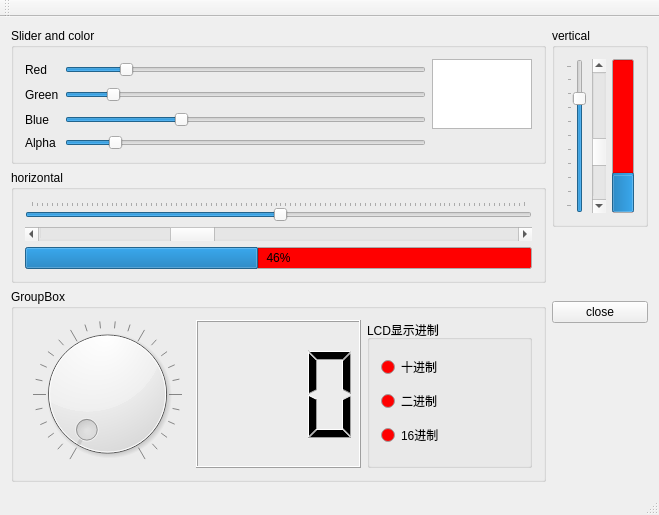
<?xml version="1.0" encoding="UTF-8"?>
<ui version="4.0">
 <class>MainWindow</class>
 <widget class="QMainWindow" name="MainWindow">
  <property name="geometry">
   <rect>
    <x>0</x>
    <y>0</y>
    <width>659</width>
    <height>515</height>
   </rect>
  </property>
  <property name="palette">
   <palette>
    <active>
     <colorrole role="Base">
      <brush brushstyle="SolidPattern">
       <color alpha="255">
        <red>255</red>
        <green>0</green>
        <blue>0</blue>
       </color>
      </brush>
     </colorrole>
    </active>
    <inactive>
     <colorrole role="Base">
      <brush brushstyle="SolidPattern">
       <color alpha="255">
        <red>255</red>
        <green>0</green>
        <blue>0</blue>
       </color>
      </brush>
     </colorrole>
    </inactive>
    <disabled>
     <colorrole role="Base">
      <brush brushstyle="SolidPattern">
       <color alpha="255">
        <red>240</red>
        <green>240</green>
        <blue>240</blue>
       </color>
      </brush>
     </colorrole>
    </disabled>
   </palette>
  </property>
  <property name="windowTitle">
   <string>MainWindow</string>
  </property>
  <property name="toolButtonStyle">
   <enum>Qt::ToolButtonIconOnly</enum>
  </property>
  <widget class="QWidget" name="centralWidget">
   <layout class="QGridLayout" name="gridLayout_6">
    <item row="3" column="0" rowspan="3">
     <widget class="QGroupBox" name="groupBox_3">
      <property name="title">
       <string>GroupBox</string>
      </property>
      <layout class="QGridLayout" name="gridLayout_4">
       <item row="0" column="2">
        <widget class="QGroupBox" name="groupBox_4">
         <property name="title">
          <string>LCD显示进制</string>
         </property>
         <layout class="QGridLayout" name="gridLayout_3">
          <item row="0" column="0">
           <widget class="QRadioButton" name="btnten">
            <property name="text">
             <string>十进制</string>
            </property>
           </widget>
          </item>
          <item row="1" column="0">
           <widget class="QRadioButton" name="btntwo">
            <property name="text">
             <string>二进制</string>
            </property>
           </widget>
          </item>
          <item row="2" column="0">
           <widget class="QRadioButton" name="bensix">
            <property name="text">
             <string>16进制</string>
            </property>
           </widget>
          </item>
         </layout>
        </widget>
       </item>
       <item row="0" column="1">
        <widget class="QLCDNumber" name="LCD">
         <property name="digitCount">
          <number>3</number>
         </property>
         <property name="value" stdset="0">
          <double>0.000000000000000</double>
         </property>
        </widget>
       </item>
       <item row="0" column="0">
        <widget class="QDial" name="dial">
         <property name="notchesVisible">
          <bool>true</bool>
         </property>
        </widget>
       </item>
      </layout>
     </widget>
    </item>
    <item row="1" column="0" rowspan="2">
     <widget class="QGroupBox" name="groupBox_2">
      <property name="title">
       <string>horizontal</string>
      </property>
      <layout class="QGridLayout" name="gridLayout_2">
       <item row="0" column="0">
        <widget class="QSlider" name="sliderhorzi">
         <property name="value">
          <number>50</number>
         </property>
         <property name="orientation">
          <enum>Qt::Horizontal</enum>
         </property>
         <property name="tickPosition">
          <enum>QSlider::TicksAbove</enum>
         </property>
        </widget>
       </item>
       <item row="1" column="0">
        <widget class="QScrollBar" name="scrollBarhorzi">
         <property name="value">
          <number>30</number>
         </property>
         <property name="orientation">
          <enum>Qt::Horizontal</enum>
         </property>
        </widget>
       </item>
       <item row="2" column="0">
        <widget class="QProgressBar" name="progressbarhorzi">
         <property name="value">
          <number>46</number>
         </property>
        </widget>
       </item>
      </layout>
     </widget>
    </item>
    <item row="0" column="0">
     <widget class="QGroupBox" name="groupBox">
      <property name="title">
       <string>Slider and color</string>
      </property>
      <layout class="QGridLayout" name="gridLayout">
       <item row="0" column="0">
        <widget class="QLabel" name="label">
         <property name="text">
          <string>Red</string>
         </property>
        </widget>
       </item>
       <item row="1" column="0">
        <widget class="QLabel" name="label_2">
         <property name="text">
          <string>Green</string>
         </property>
        </widget>
       </item>
       <item row="0" column="1">
        <widget class="QSlider" name="slidered">
         <property name="palette">
          <palette>
           <active>
            <colorrole role="Base">
             <brush brushstyle="SolidPattern">
              <color alpha="255">
               <red>255</red>
               <green>0</green>
               <blue>0</blue>
              </color>
             </brush>
            </colorrole>
           </active>
           <inactive>
            <colorrole role="Base">
             <brush brushstyle="SolidPattern">
              <color alpha="255">
               <red>255</red>
               <green>0</green>
               <blue>0</blue>
              </color>
             </brush>
            </colorrole>
           </inactive>
           <disabled>
            <colorrole role="Base">
             <brush brushstyle="SolidPattern">
              <color alpha="255">
               <red>240</red>
               <green>240</green>
               <blue>240</blue>
              </color>
             </brush>
            </colorrole>
           </disabled>
          </palette>
         </property>
         <property name="maximum">
          <number>255</number>
         </property>
         <property name="value">
          <number>40</number>
         </property>
         <property name="orientation">
          <enum>Qt::Horizontal</enum>
         </property>
        </widget>
       </item>
       <item row="0" column="2" rowspan="3">
        <widget class="QTextEdit" name="editcolor">
         <property name="maximumSize">
          <size>
           <width>100</width>
           <height>16777215</height>
          </size>
         </property>
         <property name="palette">
          <palette>
           <active>
            <colorrole role="Base">
             <brush brushstyle="SolidPattern">
              <color alpha="255">
               <red>255</red>
               <green>255</green>
               <blue>255</blue>
              </color>
             </brush>
            </colorrole>
           </active>
           <inactive>
            <colorrole role="Base">
             <brush brushstyle="SolidPattern">
              <color alpha="255">
               <red>255</red>
               <green>255</green>
               <blue>255</blue>
              </color>
             </brush>
            </colorrole>
           </inactive>
           <disabled>
            <colorrole role="Base">
             <brush brushstyle="SolidPattern">
              <color alpha="255">
               <red>240</red>
               <green>240</green>
               <blue>240</blue>
              </color>
             </brush>
            </colorrole>
           </disabled>
          </palette>
         </property>
        </widget>
       </item>
       <item row="1" column="1">
        <widget class="QSlider" name="slidergreen">
         <property name="maximum">
          <number>255</number>
         </property>
         <property name="value">
          <number>30</number>
         </property>
         <property name="orientation">
          <enum>Qt::Horizontal</enum>
         </property>
        </widget>
       </item>
       <item row="2" column="1">
        <widget class="QSlider" name="sliderblue">
         <property name="maximum">
          <number>255</number>
         </property>
         <property name="value">
          <number>80</number>
         </property>
         <property name="orientation">
          <enum>Qt::Horizontal</enum>
         </property>
        </widget>
       </item>
       <item row="2" column="0">
        <widget class="QLabel" name="label_3">
         <property name="text">
          <string>Blue</string>
         </property>
        </widget>
       </item>
       <item row="3" column="1">
        <widget class="QSlider" name="slideralpha">
         <property name="maximum">
          <number>255</number>
         </property>
         <property name="value">
          <number>32</number>
         </property>
         <property name="orientation">
          <enum>Qt::Horizontal</enum>
         </property>
        </widget>
       </item>
       <item row="3" column="0">
        <widget class="QLabel" name="label_4">
         <property name="text">
          <string>Alpha</string>
         </property>
        </widget>
       </item>
      </layout>
     </widget>
    </item>
    <item row="2" column="1" rowspan="2">
     <spacer name="verticalSpacer">
      <property name="orientation">
       <enum>Qt::Vertical</enum>
      </property>
      <property name="sizeHint" stdset="0">
       <size>
        <width>20</width>
        <height>68</height>
       </size>
      </property>
     </spacer>
    </item>
    <item row="4" column="1">
     <widget class="QPushButton" name="btnclose">
      <property name="text">
       <string>close</string>
      </property>
      <property name="icon">
       <iconset>
        <normaloff>H:/二次元/266d54ce6dae19c523c614043982d7d1.jpg</normaloff>H:/二次元/266d54ce6dae19c523c614043982d7d1.jpg</iconset>
      </property>
      <property name="iconSize">
       <size>
        <width>50</width>
        <height>50</height>
       </size>
      </property>
     </widget>
    </item>
    <item row="5" column="1">
     <spacer name="verticalSpacer_2">
      <property name="orientation">
       <enum>Qt::Vertical</enum>
      </property>
      <property name="sizeHint" stdset="0">
       <size>
        <width>18</width>
        <height>118</height>
       </size>
      </property>
     </spacer>
    </item>
    <item row="0" column="1" rowspan="2">
     <widget class="QGroupBox" name="groupBox_5">
      <property name="title">
       <string>vertical</string>
      </property>
      <layout class="QGridLayout" name="gridLayout_5">
       <item row="0" column="0">
        <widget class="QSlider" name="verticalSlider">
         <property name="value">
          <number>76</number>
         </property>
         <property name="orientation">
          <enum>Qt::Vertical</enum>
         </property>
         <property name="tickPosition">
          <enum>QSlider::TicksAbove</enum>
         </property>
        </widget>
       </item>
       <item row="0" column="1">
        <widget class="QScrollBar" name="verticalScrollBar">
         <property name="value">
          <number>34</number>
         </property>
         <property name="orientation">
          <enum>Qt::Vertical</enum>
         </property>
         <property name="invertedAppearance">
          <bool>true</bool>
         </property>
         <property name="invertedControls">
          <bool>false</bool>
         </property>
        </widget>
       </item>
       <item row="0" column="2">
        <widget class="QProgressBar" name="progressBar">
         <property name="value">
          <number>24</number>
         </property>
         <property name="orientation">
          <enum>Qt::Vertical</enum>
         </property>
        </widget>
       </item>
      </layout>
     </widget>
    </item>
   </layout>
  </widget>
  <widget class="QToolBar" name="mainToolBar">
   <attribute name="toolBarArea">
    <enum>TopToolBarArea</enum>
   </attribute>
   <attribute name="toolBarBreak">
    <bool>false</bool>
   </attribute>
  </widget>
  <widget class="QStatusBar" name="statusBar"/>
 </widget>
 <layoutdefault spacing="6" margin="11"/>
 <resources/>
 <connections>
  <connection>
   <sender>btnclose</sender>
   <signal>clicked()</signal>
   <receiver>MainWindow</receiver>
   <slot>close()</slot>
   <hints>
    <hint type="sourcelabel">
     <x>540</x>
     <y>380</y>
    </hint>
    <hint type="destinationlabel">
     <x>329</x>
     <y>257</y>
    </hint>
   </hints>
  </connection>
 </connections>
</ui>
